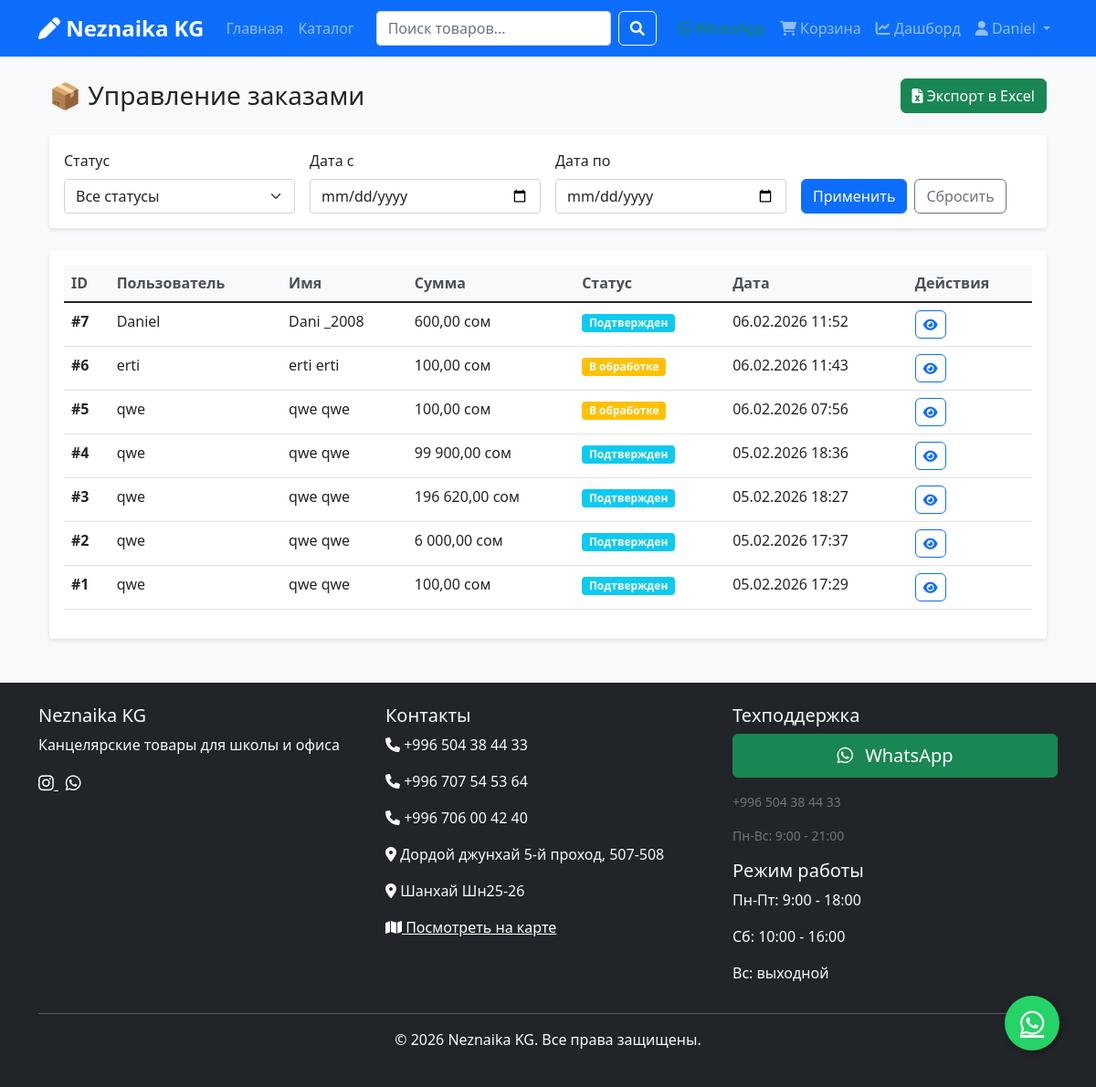
The app's page /dashboard/orders/ (signed in) with its own data.
### shop/models.py (models this page shows, shortened)
class Order(models.Model):
    STATUS_CHOICES = [
        ('pending', 'В обработке'),
        ('confirmed', 'Подтвержден'),
        ('shipped', 'Отправлен'),
        ('delivered', 'Доставлен'),
        ('cancelled', 'Отменен'),
    ]
    PAYMENT_CHOICES = [
        ('qr_code', 'QR-код (мБанк)'),
    ]
    user = models.ForeignKey(User, on_delete=models.CASCADE, verbose_name="Пользователь")
    first_name = models.CharField(max_length=50, verbose_name="Имя")
    last_name = models.CharField(max_length=50, verbose_name="Фамилия")
    email = models.EmailField(verbose_name="Email")
    phone = models.CharField(max_length=20, verbose_name="Телефон")
    address = models.TextField(verbose_name="Адрес доставки")
    postal_code = models.CharField(max_length=10, blank=True, verbose_name="Почтовый индекс")
    city = models.CharField(max_length=100, verbose_name="Город")
    created_at = models.DateTimeField(auto_now_add=True, verbose_name="Дата создания")
    updated_at = models.DateTimeField(auto_now=True, verbose_name="Дата обновления")
    status = models.CharField(max_length=20, choices=STATUS_CHOICES, default='pending', verbose_name="Статус")
    total_price = models.DecimalField(max_digits=10, decimal_places=2, verbose_name="Общая сумма")
    paid = models.BooleanField(default=False, verbose_name="Оплачен")
    payment_method = models.CharField(max_length=20, choices=PAYMENT_CHOICES, default='qr_code', verbose_name="Способ оплаты")
    qr_code = models.CharField(max_length=50, unique=True, blank=True, null=True, verbose_name="QR-код")
    qr_payment_data = models.TextField(blank=True, null=True, verbose_name="Данные для QR-оплаты")
    class Meta:
        verbose_name = "Заказ"
        verbose_name_plural = "Заказы"
        ordering = ['-created_at']

### dashboard/views.py (the view)
# urls.py: path('orders/', views.dashboard_orders, name='orders'),
@login_required
@user_passes_test(is_admin)
def dashboard_orders(request):
    orders = Order.objects.select_related('user').order_by('-created_at')
    status = request.GET.get('status', '')
    if status:
        orders = orders.filter(status=status)
    date_from = request.GET.get('date_from', '')
    if date_from:
        orders = orders.filter(created_at__date__gte=date_from)
    date_to = request.GET.get('date_to', '')
    if date_to:
        orders = orders.filter(created_at__date__lte=date_to)
    from django.core.paginator import Paginator
    paginator = Paginator(orders, 25)
    page = request.GET.get('page')
    orders = paginator.get_page(page)
    context = {
        'orders': orders,
        'status': status,
        'date_from': date_from,
        'date_to': date_to,
    }
    return render(request, 'dashboard/orders.html', context)

### dashboard/views.py (called while the page is built)
def is_admin(user):
    return user.is_authenticated and (user.is_staff or user.is_superuser)

### shop/context_processors.py (called while the page is built)
def shop_settings(request):
    return {
        'settings': {
            'SHOP_NAME': getattr(settings, 'SHOP_NAME', 'Магазин'),
            'SHOP_PHONE_1': getattr(settings, 'SHOP_PHONE_1', ''),
            'SHOP_PHONE_2': getattr(settings, 'SHOP_PHONE_2', ''),
            'SHOP_PHONE_3': getattr(settings, 'SHOP_PHONE_3', ''),
            'SHOP_INSTAGRAM': getattr(settings, 'SHOP_INSTAGRAM', '#'),
            'SHOP_ADDRESS_1': getattr(settings, 'SHOP_ADDRESS_1', ''),
            'SHOP_ADDRESS_2': getattr(settings, 'SHOP_ADDRESS_2', ''),
            'SHOP_MAP_URL': getattr(settings, 'SHOP_MAP_URL', '#'),
        }
    }

### templates/dashboard/orders.html (shortened to what this page needs)
{% extends "base.html" %}
{% load static %}
{% load humanize %}
{% block content %}
<div class="container-fluid">
    <div class="d-flex justify-content-between align-items-center mb-4">
        <h1 class="h3 mb-0">📦 Управление заказами</h1>
        <div class="d-flex align-items-center gap-2">
            <a href="{% url 'dashboard:export_orders' %}" class="btn btn-success">
                <i class="fas fa-file-excel"></i> Экспорт в Excel
            </a>
        </div>
    </div>
    <div class="card mb-4">
        <div class="card-body">
            <form method="get" class="row g-3">
                <div class="col-md-3">
                    <label for="status" class="form-label">Статус</label>
                    <select name="status" id="status" class="form-select">
                        <option value="">Все статусы</option>
                    </select>
                </div>
                <div class="col-md-3">
                    <label for="date_from" class="form-label">Дата с</label>
                    <input type="date" name="date_from" id="date_from" class="form-control" value="{{ date_from }}">
                </div>
                <div class="col-md-3">
                    <label for="date_to" class="form-label">Дата по</label>
                    <input type="date" name="date_to" id="date_to" class="form-control" value="{{ date_to }}">
                </div>
                <div class="col-md-3 d-flex align-items-end">
                    <button type="submit" class="btn btn-primary me-2">Применить</button>
                    <a href="{% url 'dashboard:orders' %}" class="btn btn-outline-secondary">Сбросить</a>
                </div>
            </form>
        </div>
    </div>
    <div class="card">
        <div class="card-body">
            <div class="table-responsive">
                <table class="table table-hover">
                    <thead class="table-light">
                        <tr>
                            <th>ID</th>
                            <th>Пользователь</th>
                            <th>Имя</th>
                            <th>Сумма</th>
                            <th>Статус</th>
                            <th>Дата</th>
                            <th>Действия</th>
                        </tr>
                    </thead>
                    <tbody>
                        {% for order in orders %}
                        <tr class="order-item">
                            <td><strong>#{{ order.id }}</strong></td>
                            <td>{{ order.user.username }}</td>
                            <td>{{ order.first_name }} {{ order.last_name }}</td>
                            <td>{{ order.total_price|intcomma }} сом</td>
                            <td>
                                {% if order.status == 'pending' %}
                                    <span class="badge bg-warning">В обработке</span>
                                {% elif order.status == 'confirmed' %}
                                    <span class="badge bg-info">Подтвержден</span>
                                {% elif order.status == 'shipped' %}
                                    <span class="badge bg-primary">Отправлен</span>
                                {% elif order.status == 'delivered' %}
                                    <span class="badge bg-success">Доставлен</span>
                                {% elif order.status == 'cancelled' %}
                                    <span class="badge bg-danger">Отменен</span>
                                {% endif %}
                            </td>
                            <td>{{ order.created_at|date:"d.m.Y H:i" }}</td>
                            <td>
                                <a href="{% url 'shop:order_detail' order.id %}" class="btn btn-sm btn-outline-primary">
                                    <i class="fas fa-eye"></i>
                                </a>
                            </td>
                        </tr>
                        {% empty %}
                        <tr>
                            <td colspan="7" class="text-center text-muted">Заказы не найдены</td>
                        </tr>
                        {% endfor %}
                    </tbody>
                </table>
            </div>
        </div>
    </div>
</div>
{% endblock %}

### templates/base.html (shortened to what this page needs)
<!DOCTYPE html>
<html lang="ru">
<head>
    <link href="https://cdn.jsdelivr.net/npm/bootstrap@5.1.3/dist/css/bootstrap.min.css" rel="stylesheet">
    <link href="https://cdnjs.cloudflare.com/ajax/libs/font-awesome/6.0.0/css/all.min.css" rel="stylesheet">
    {% load static %}
    <link href="{% static 'css/style.css' %}" rel="stylesheet">
</head>
<body>
    <nav class="navbar navbar-expand-lg navbar-dark bg-primary">
        <div class="container">
            <a class="navbar-brand" href="{% url 'shop:home' %}">
                <i class="fas fa-pen"></i> {{ settings.SHOP_NAME }}
            </a>
            <div class="collapse navbar-collapse" id="navbarNav">
                <ul class="navbar-nav me-auto">
                    <li class="nav-item">
                        <a class="nav-link" href="{% url 'shop:home' %}">Главная</a>
                    </li>
                    <li class="nav-item">
                        <a class="nav-link" href="{% url 'shop:product_list' %}">Каталог</a>
                    </li>
                </ul>
                <form class="d-flex me-3" action="{% url 'shop:search' %}" method="get">
                    <input class="form-control me-2" type="search" name="q" placeholder="Поиск товаров..." aria-label="Search">
                    <button class="btn btn-outline-light" type="submit">
                        <i class="fas fa-search"></i>
                    </button>
                </form>
                <ul class="navbar-nav">
                    <li class="nav-item">
                        <a class="nav-link text-success" href="https://wa.me/996504384433" target="_blank">
                            <i class="fab fa-whatsapp"></i> WhatsApp
                        </a>
                    </li>
                    {% if user.is_authenticated %}
                        <li class="nav-item">
                            <a class="nav-link" href="{% url 'shop:cart_detail' %}">
                                <i class="fas fa-shopping-cart"></i>
                                Корзина
                            </a>
                        </li>
                        {% if user.is_staff or user.is_superuser %}
                        <li class="nav-item">
                            <a class="nav-link" href="{% url 'dashboard:home' %}">
                                <i class="fas fa-chart-line"></i> Дашборд
                            </a>
                        </li>
                        {% endif %}
                        <li class="nav-item dropdown">
                            <a class="nav-link dropdown-toggle" href="#" id="navbarDropdown" role="button" data-bs-toggle="dropdown">
                                <i class="fas fa-user"></i> {{ user.username }}
                            </a>
                        </li>
                    {% endif %}
                </ul>
            </div>
        </div>
    </nav>
    <main class="container mt-4">
        {% block content %}{% endblock %}
    </main>
    <footer class="bg-dark text-light mt-5 py-4">
        <div class="container">
            <div class="row">
                <div class="col-md-4">
                    <h5>{{ settings.SHOP_NAME }}</h5>
                    <p>Канцелярские товары для школы и офиса</p>
                    <div class="social-links">
                        <a href="{{ settings.SHOP_INSTAGRAM }}" class="text-white me-2" target="_blank">
                            <i class="fab fa-instagram"></i>
                        </a>
                        <a href="https://wa.me/996504384433" class="text-white me-2" target="_blank">
                            <i class="fab fa-whatsapp"></i>
                        </a>
                    </div>
                </div>
                <div class="col-md-4">
                    <h5>Контакты</h5>
                    <p><i class="fas fa-phone"></i> {{ settings.SHOP_PHONE_1 }}</p>
                    <p><i class="fas fa-phone"></i> {{ settings.SHOP_PHONE_2 }}</p>
                    <p><i class="fas fa-phone"></i> {{ settings.SHOP_PHONE_3 }}</p>
                    <p><i class="fas fa-map-marker-alt"></i> {{ settings.SHOP_ADDRESS_1 }}</p>
                    <p><i class="fas fa-map-marker-alt"></i> {{ settings.SHOP_ADDRESS_2 }}</p>
                    <p><a href="{{ settings.SHOP_MAP_URL }}" class="text-white" target="_blank">
                        <i class="fas fa-map"></i> Посмотреть на карте
                    </a></p>
                </div>
                <div class="col-md-4">
                    <h5>Техподдержка</h5>
                    <div class="mb-3">
                        <a href="https://wa.me/996504384433" class="btn btn-success btn-lg w-100" target="_blank">
                            <i class="fab fa-whatsapp me-2"></i> WhatsApp
                        </a>
                    </div>
                    <p class="small text-muted">{{ settings.SHOP_PHONE_1 }}</p>
                    <p class="small text-muted">Пн-Вс: 9:00 - 21:00</p>
                    <h5>Режим работы</h5>
                    <p>Пн-Пт: 9:00 - 18:00</p>
                    <p>Сб: 10:00 - 16:00</p>
                    <p>Вс: выходной</p>
                </div>
            </div>
            <hr>
            <div class="text-center">
                <p>&copy; 2026 {{ settings.SHOP_NAME }}. Все права защищены.</p>
            </div>
        </div>
    </footer>
    <a href="https://wa.me/996504384433" class="whatsapp-float" target="_blank">
        <i class="fab fa-whatsapp"></i>
    </a>
</body>
</html>

### static/css/style.css (style rules this page uses)
body { font-family: 'Segoe UI', Tahoma, Geneva, Verdana, sans-serif; background-color: #f8f9fa; }
.navbar-brand { font-weight: bold; font-size: 1.5rem; }
.card { transition: transform 0.2s, box-shadow 0.2s; border: none; box-shadow: 0 2px 4px rgba(0,0,0,0.1); }
.btn { border-radius: 6px; transition: all 0.2s; }
footer { margin-top: auto; }
.badge { font-size: 0.75rem; }
.table th { border-top: none; font-weight: 600; color: #495057; }
.social-links a { font-size: 1.2rem; transition: color 0.2s; }
* { transition: color 0.2s, background-color 0.2s, border-color 0.2s; }

### templates/base.html (style rules this page uses)
.whatsapp-float { position: fixed; width: 60px; height: 60px; bottom: 40px; right: 40px; background-color: #25d366; color: #FFF; border-radius: 50px; text-align: center; font-size: 30px; box-shadow: 2px 2px 6px rgba(0,0,0,0.4); z-index: 1000; display: flex; align-items: center; justify-content: center; transition: all 0.3s ease; }

### records on screen
Order: id "7", user.username "Daniel", first_name "Dani", last_name "_2008", total_price "600,00", status "Подтвержден", created_at "06.02.2026 11:52"
Order: id "6", user.username "erti", first_name "erti", last_name "erti", total_price "100,00", status "В обработке", created_at "06.02.2026 11:43"
Order: id "5", user.username "qwe", first_name "qwe", last_name "qwe", total_price "100,00", status "В обработке", created_at "06.02.2026 07:56"
Order: id "4", user.username "qwe", first_name "qwe", last_name "qwe", total_price "99 900,00", status "Подтвержден", created_at "05.02.2026 18:36"
Order: id "3", user.username "qwe", first_name "qwe", last_name "qwe", total_price "196 620,00", status "Подтвержден", created_at "05.02.2026 18:27"
Order: id "2", user.username "qwe", first_name "qwe", last_name "qwe", total_price "6 000,00", status "Подтвержден", created_at "05.02.2026 17:37"
Order: id "1", user.username "qwe", first_name "qwe", last_name "qwe", total_price "100,00", status "Подтвержден", created_at "05.02.2026 17:29"

### other values on screen
{{ settings.SHOP_NAME }} "Neznaika KG"
{{ user.username }} "Daniel"
{{ settings.SHOP_PHONE_1 }} "+996 504 38 44 33"
{{ settings.SHOP_PHONE_2 }} "+996 707 54 53 64"
{{ settings.SHOP_PHONE_3 }} "+996 706 00 42 40"
{{ settings.SHOP_ADDRESS_1 }} "Дордой джунхай 5-й проход, 507-508"
{{ settings.SHOP_ADDRESS_2 }} "Шанхай Шн25-26"
